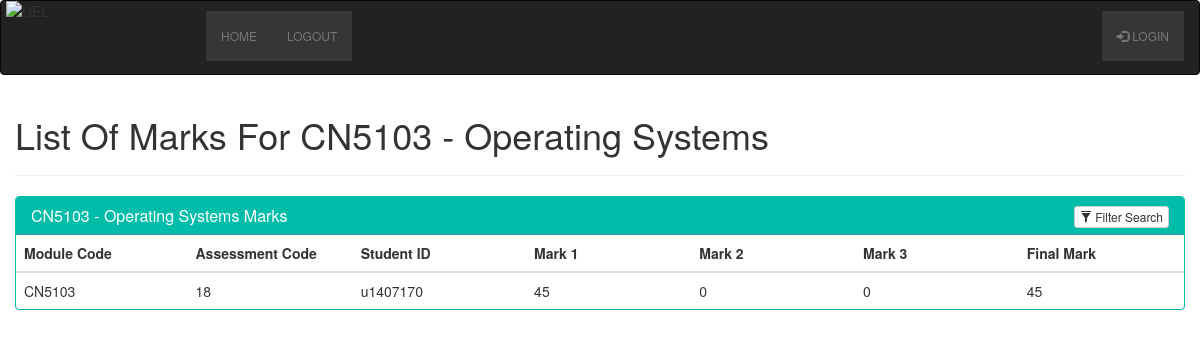
The app's page /assessment/lecturer/view-marks.php?id=CN5103 with its own data.
### tables this page shows
CREATE TABLE `module` (
  `id` int(9) NOT NULL auto_increment,
  `module_code` varchar(7) NOT NULL,
  `module_name` varchar(50) NOT NULL,
  `module_leader` varchar(50) NOT NULL,
  `description` varchar(250) NOT NULL,
  `level` varchar(25) NOT NULL,
  `assessment1` varchar(50) NOT NULL,
  `assessment2` varchar(50) NOT NULL,
  `assessment3` varchar(50) NOT NULL,
  `lecturers_linked` varchar(250) NOT NULL,
  `engagement_points` varchar(500) NOT NULL,
  PRIMARY KEY  (`id`)
);

CREATE TABLE `marks` (
  `mark_id` int(9) NOT NULL auto_increment,
  `module_code` varchar(9) NOT NULL,
  `assessment_code` varchar(9) NOT NULL,
  `sub_assessment` varchar(50) NOT NULL,
  `student_id` varchar(9) NOT NULL,
  `mark1` int(5) NOT NULL,
  `mark2` int(5) NOT NULL,
  `mark3` int(5) NOT NULL,
  `final_mark` int(5) NOT NULL,
  `engagement` varchar(25) NOT NULL,
  `feedback` varchar(255) NOT NULL,
  PRIMARY KEY  (`mark_id`)
);

### assessment/lecturer/view-marks.php (the view, shortened to what this page needs)
<!DOCTYPE html>
<html>
  <?php
    include "../includes/header.php";
    include "../includes/lecturer-navbar.php";
    include "../db_handler.php";
  ?>
  <link rel="stylesheet" href="https://maxcdn.bootstrapcdn.com/bootstrap/3.3.7/css/bootstrap.min.css">
<head>
    <link rel="stylesheet" type="text/css" href="bootstrap/css/bootstrap.min.css"/>
</head>
<body>
<div class="container">
    <div class="row">
      <h1>List Of Marks For <?php
        if (isset($_GET['id'])) {
          $user = mysqli_real_escape_string($conn, $_GET['id']);
          $sql = "SELECT * FROM module WHERE module_code = '$user'";
          $result = mysqli_query($conn, $sql) or die(mysqli_error($conn));
              while($row = mysqli_fetch_array($result)) {
                $mcode = $row['module_code'];
                $mname = $row['module_name'];
          }
          echo $mcode . " - " . $mname;
        }
      ?> </h1>
      <hr>
        <div class="panel panel-primary filterable" style="border-color: #00bdaa;">
            <div class="panel-heading" style="background-color: #00bdaa;">
                <h3 class="panel-title"><?php echo $mcode . " - " . $mname ?> Marks</h3>
                <div class="pull-right">
                    <button class="btn btn-default btn-xs btn-filter"><span class="glyphicon glyphicon-filter"></span> Filter Search</button>
                </div>
            </div>
            <table class="table">
                <thead>
                    <tr class="filters">
                        <th><input type="text" class="form-control" placeholder="Module Code" disabled></th>
                        <th><input type="text" class="form-control" placeholder="Assessment Code" disabled></th>
                        <th><input type="text" class="form-control" placeholder="Student ID" disabled></th>
                        <th><input type="text" class="form-control" placeholder="Mark 1" disabled></th>
                        <th><input type="text" class="form-control" placeholder="Mark 2" disabled></th>
                        <th><input type="text" class="form-control" placeholder="Mark 3" disabled></th>
                        <th><input type="text" class="form-control" placeholder="Final Mark" disabled></th>
                    </tr>
                </thead>
                <tbody>
                    <?php
                        $output = '';
                        if(isset($_POST["query"]))
                        {
                         $search = mysqli_real_escape_string($conn, $_POST["query"]);
                         $query = "
                          SELECT DISTINCT * FROM marking_scheme
                          WHERE module_code LIKE '%".$search."%'
                          OR assessment_code LIKE '%".$search."%'
                          OR mark1 LIKE '%".$search."%'
                          OR mark2 LIKE '%".$search."%'
                          OR mark3 LIKE '%".$search."%'
                          OR final_mark LIKE '%".$search."%'
                         ";
                        }
                        else
                        {
                         $query = "
                          SELECT module_code, assessment_code, student_id, mark1, mark2, mark3, final_mark FROM marks WHERE module_code = '$mcode'
                         ";
                        }
                        $result = mysqli_query($conn, $query);
                        if(mysqli_num_rows($result) > 0)
                        {
                         while($row = mysqli_fetch_array($result))
                         {
                          $output .= '
                           <tr>
                            <td>'.$row["module_code"].'</td>
                            <td>'.$row["assessment_code"].'</td>
                            <td>'.$row["student_id"].'</td>
                            <td>'.$row["mark1"].'</td>
                            <td>'.$row["mark2"].'</td>
                            <td>'.$row["mark3"].'</td>
                            <td>'.$row["final_mark"].'</td>
                           </tr>
                          ';
                         }
                         echo $output;
                        }
                    ?>
                    </tbody>
                </table>
            </div>
        </div>
    </div>
</body>
</html>

### assessment/includes/lecturer-navbar.php (style rules this page uses)
div { display: block; }

### assessment/lecturer/view-marks.php (style rules this page uses)
.filterable { margin-top: 15px; }
.filterable .panel-heading .pull-right { margin-top: -20px; }
.filterable .filters input[disabled] { background-color: transparent; border: none; cursor: auto; box-shadow: none; padding: 0; height: auto; }

### records on screen
module: module_code "CN5103", module_name "Operating Systems"
marks: module_code "CN5103", assessment_code "18", student "u1407170", mark1 "45", mark2 "0", mark3 "0", final_mark "45"

### other values on screen
$name "HOME"
$name "LOGOUT"
